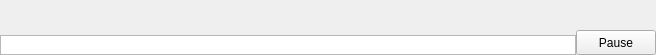
<?xml version="1.0" encoding="UTF-8"?>
<ui version="4.0">
 <class>TimelinePane</class>
 <widget class="QWidget" name="TimelinePane">
  <property name="geometry">
   <rect>
    <x>0</x>
    <y>0</y>
    <width>656</width>
    <height>55</height>
   </rect>
  </property>
  <property name="sizePolicy">
   <sizepolicy hsizetype="Preferred" vsizetype="Preferred">
    <horstretch>1</horstretch>
    <verstretch>1</verstretch>
   </sizepolicy>
  </property>
  <property name="minimumSize">
   <size>
    <width>0</width>
    <height>35</height>
   </size>
  </property>
  <property name="maximumSize">
   <size>
    <width>16777215</width>
    <height>55</height>
   </size>
  </property>
  <property name="windowTitle">
   <string>Robot Monitor Timeline</string>
  </property>
  <layout class="QHBoxLayout" name="horizontalLayout_2">
   <property name="spacing">
    <number>0</number>
   </property>
   <property name="margin">
    <number>0</number>
   </property>
   <item>
    <layout class="QVBoxLayout" name="verticalLayout">
     <property name="spacing">
      <number>0</number>
     </property>
     <item>
      <widget class="QLabel" name="_msg_label">
       <property name="text">
        <string/>
       </property>
       <property name="alignment">
        <set>Qt::AlignCenter</set>
       </property>
      </widget>
     </item>
     <item>
      <widget class="TimelineView" name="_timeline_view">
       <property name="maximumSize">
        <size>
         <width>16777215</width>
         <height>20</height>
        </size>
       </property>
       <property name="verticalScrollBarPolicy">
        <enum>Qt::ScrollBarAlwaysOff</enum>
       </property>
       <property name="horizontalScrollBarPolicy">
        <enum>Qt::ScrollBarAlwaysOff</enum>
       </property>
      </widget>
     </item>
    </layout>
   </item>
   <item>
    <layout class="QVBoxLayout" name="verticalLayout_2">
     <item>
      <spacer name="verticalSpacer">
       <property name="orientation">
        <enum>Qt::Vertical</enum>
       </property>
       <property name="sizeHint" stdset="0">
        <size>
         <width>20</width>
         <height>40</height>
        </size>
       </property>
      </spacer>
     </item>
     <item>
      <widget class="QPushButton" name="_pause_button">
       <property name="minimumSize">
        <size>
         <width>50</width>
         <height>25</height>
        </size>
       </property>
       <property name="maximumSize">
        <size>
         <width>80</width>
         <height>50</height>
        </size>
       </property>
       <property name="text">
        <string>Pause</string>
       </property>
       <property name="checkable">
        <bool>true</bool>
       </property>
      </widget>
     </item>
    </layout>
   </item>
  </layout>
 </widget>
 <customwidgets>
  <customwidget>
   <class>TimelineView</class>
   <extends>QGraphicsView</extends>
   <header>rqt_robot_monitor.timeline</header>
  </customwidget>
 </customwidgets>
 <resources/>
 <connections/>
</ui>
